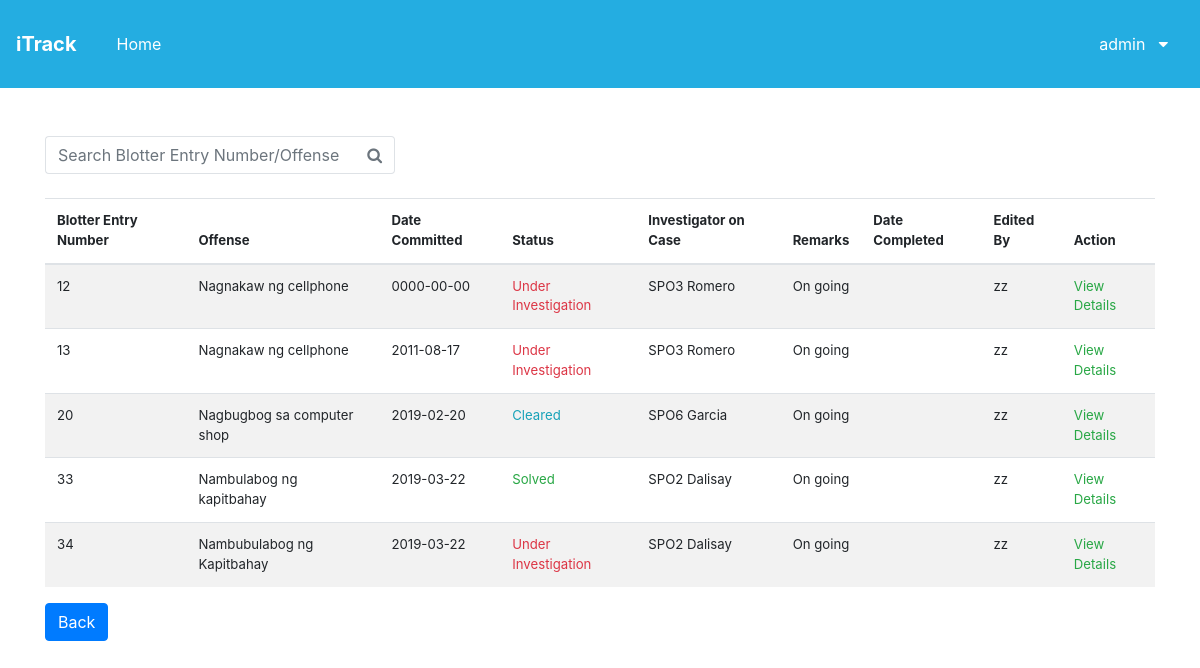
Before: /itrackfinal/casecompleteArchive.php (signed in) with the older database file.
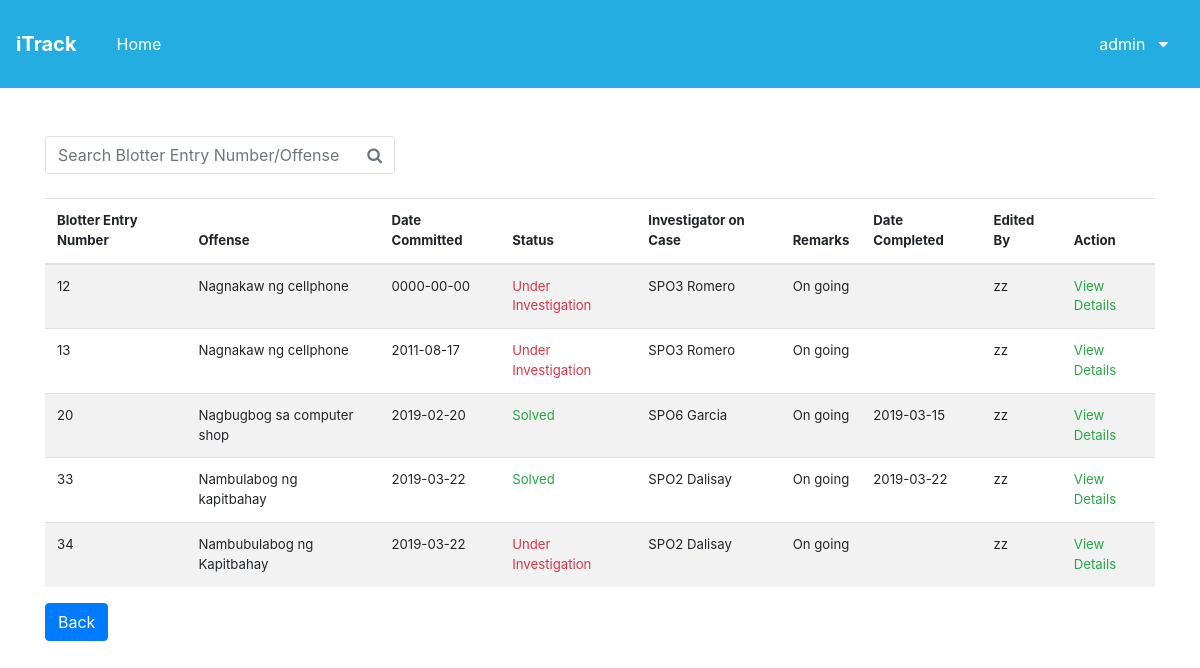
After: the same page with the newer database file.
### tables this page shows
CREATE TABLE `adminview` (
  `userID` int(11) NOT NULL,
  `benNum` int(11) NOT NULL,
  `compOffense` varchar(150) NOT NULL,
  `dateComi` date NOT NULL,
  `compStatus` longtext NOT NULL,
  `compInv` varchar(200) NOT NULL,
  `compRemarks` longtext NOT NULL,
  `remark_id` int(11) NOT NULL,
  `dateCompl` date DEFAULT NULL
);

### itrackfinal/casecompleteArchive.php (the view, shortened to what this page needs)
<?php
    require "adminheader.php";
?>
<?php
   include_once 'includes/admin.inc.php';
?>
<!DOCTYPE html>
<html lang="en">
<head>
    <link rel="stylesheet" href="css/bootstrap.css">
    <link href="//maxcdn.bootstrapcdn.com/font-awesome/4.7.0/css/font-awesome.min.css" rel="stylesheet">
</head>
<body>
    <br>
<br>
    <div class="container">
        <div class="row">
            <div class="col-md-4">
                <div class="input-group">
                    <input id="search" class="form-control py-2 border-right-0 border" type="text"placeholder="Search Blotter Entry Number/Offense" >
                    <span class="input-group-append">
                        <button class="btn btn-outline-secondary border-left-0 border" type="button">
                            <i class="fa fa-search"></i>
                        </button>
                    </span>
                </div>
            </div>
        </div>
        <br>
        <div class="row">
            <div class="col-md-12">
                <table id="myTable">
                <table class="table table-striped">
                    <thead>
                        <th> Blotter Entry Number</th>
                        <th>Offense</th>
                        <th>Date Committed</th>
                        <th>Status</th>
                        <th>Investigator on Case</th>
                        <th>Remarks</th>
                        <th> Date Completed </th>
                        <th> Edited By </th>
                        <th> Action </th>
                    </thead>
                    <tbody id="table-body">
                        <?php
                        $sql = "SELECT* FROM adminview";
                        $select_case = mysqli_query($conn, $sql);
                        while($row = mysqli_fetch_assoc($select_case))
                        {
                            $benNum = $row['benNum'];
                            $compOffense = $row['compOffense'];
                            $dateComi = $row['dateComi'];
                            $compStatus = $row['compStatus'];
                            $compInv = $row['compInv'];
                            $compRemarks = $row['compRemarks'];
                            $dateCompl= $row['dateCompl'];
                            echo"<tr>";
                            echo "<td> $benNum </td>";
                            echo "<td> $compOffense </td>";
                            echo "<td> $dateComi </td>";
                            if($compStatus == 'under_investigation'){
                                echo "<td class='text-danger'> Under Investigation </td>";
                            }else if($compStatus == 'cleared'){
                                echo "<td class='text-info'> Cleared </td>";
                            }else if($compStatus == 'solved'){
                                echo "<td class='text-success'> Solved </td>";
                            }else{
                                echo "<td > Status Unknown </td>";
                            }
                            echo "<td> $compInv </td>";
                            echo "<td> $compRemarks </td>";
                            echo "<td> $dateCompl </td>";
                            echo "<td>zz</td>";
                            echo "<td><a href='caseDetails.php' class='text-success'>View Details</a></td>";
                            echo "</tr>";
                        }
                        ?>
                    </tbody>
                </table>
                <button  type="button" name="Cancel" class="btn btn-primary" formation="/homeitrack.php">
                            <a href= 'homeitrack.php' style="color:white;text-decoration:none">Back</a>
                </button>
                <br>
                <br>
            </div>
        </div>
    </div>
</body>
</html>

Changed rows visible on the page:
changed adminview "Nagbugbog sa computer shop": dateCompl (not shown) → "2019-03-15"; compStatus "Cleared" → "Solved"
changed adminview "Nambulabog ng kapitbahay": dateCompl (not shown) → "2019-03-22"
